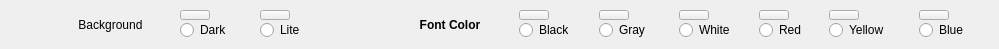
       <widget class="QWidget" name="page_3">
        <widget class="QLabel" name="label_3">
         <property name="geometry">
          <rect>
           <x>360</x>
           <y>10</y>
           <width>30</width>
           <height>30</height>
          </rect>
         </property>
         <property name="minimumSize">
          <size>
           <width>30</width>
           <height>30</height>
          </size>
         </property>
         <property name="maximumSize">
          <size>
           <width>30</width>
           <height>30</height>
          </size>
         </property>
         <property name="text">
          <string/>
         </property>
         <property name="pixmap">
          <pixmap resource="images.qrc">:/icons/images/theme.png</pixmap>
         </property>
         <property name="scaledContents">
          <bool>true</bool>
         </property>
        </widget>
        <widget class="QLabel" name="label">
         <property name="geometry">
          <rect>
           <x>20</x>
           <y>10</y>
           <width>30</width>
           <height>30</height>
          </rect>
         </property>
         <property name="minimumSize">
          <size>
           <width>30</width>
           <height>30</height>
          </size>
         </property>
         <property name="maximumSize">
          <size>
           <width>30</width>
           <height>30</height>
          </size>
         </property>
         <property name="text">
          <string/>
         </property>
         <property name="pixmap">
          <pixmap resource="images.qrc">:/icons/images/theme.png</pixmap>
         </property>
         <property name="scaledContents">
          <bool>true</bool>
         </property>
        </widget>
        <widget class="QLabel" name="label_4">
         <property name="geometry">
          <rect>
           <x>400</x>
           <y>10</y>
           <width>100</width>
           <height>30</height>
          </rect>
         </property>
         <property name="minimumSize">
          <size>
           <width>100</width>
           <height>30</height>
          </size>
         </property>
         <property name="maximumSize">
          <size>
           <width>100</width>
           <height>30</height>
          </size>
         </property>
         <property name="font">
          <font>
           <weight>75</weight>
           <italic>false</italic>
           <bold>true</bold>
          </font>
         </property>
         <property name="text">
          <string>Font Color</string>
         </property>
         <property name="alignment">
          <set>Qt::AlignCenter</set>
         </property>
        </widget>
        <widget class="QLabel" name="label_2">
         <property name="geometry">
          <rect>
           <x>60</x>
           <y>10</y>
           <width>101</width>
           <height>30</height>
          </rect>
         </property>
         <property name="minimumSize">
          <size>
           <width>101</width>
           <height>30</height>
          </size>
         </property>
         <property name="maximumSize">
          <size>
           <width>101</width>
           <height>30</height>
          </size>
         </property>
         <property name="text">
          <string>Background</string>
         </property>
         <property name="alignment">
          <set>Qt::AlignCenter</set>
         </property>
        </widget>
        <widget class="QWidget" name="widget_5" native="true">
         <property name="geometry">
          <rect>
           <x>509</x>
           <y>10</y>
           <width>481</width>
           <height>30</height>
          </rect>
         </property>
         <widget class="QRadioButton" name="radioButtonFontGray">
          <property name="geometry">
           <rect>
            <x>90</x>
            <y>10</y>
            <width>71</width>
            <height>20</height>
           </rect>
          </property>
          <property name="text">
           <string>Gray</string>
          </property>
         </widget>
         <widget class="QRadioButton" name="radioButtonFontBlack">
          <property name="geometry">
           <rect>
            <x>10</x>
            <y>10</y>
            <width>71</width>
            <height>20</height>
           </rect>
          </property>
          <property name="text">
           <string>Black</string>
          </property>
         </widget>
         <widget class="QRadioButton" name="radioButtonFontWhite">
          <property name="geometry">
           <rect>
            <x>170</x>
            <y>10</y>
            <width>71</width>
            <height>20</height>
           </rect>
          </property>
          <property name="text">
           <string>White</string>
          </property>
         </widget>
         <widget class="QRadioButton" name="radioButtonFontRed">
          <property name="geometry">
           <rect>
            <x>250</x>
            <y>10</y>
            <width>61</width>
            <height>20</height>
           </rect>
          </property>
          <property name="text">
           <string>Red</string>
          </property>
         </widget>
         <widget class="QRadioButton" name="radioButtonFontBlue">
          <property name="geometry">
           <rect>
            <x>410</x>
            <y>10</y>
            <width>71</width>
            <height>20</height>
           </rect>
          </property>
          <property name="text">
           <string>Blue</string>
          </property>
         </widget>
         <widget class="QRadioButton" name="radioButtonFontYellow">
          <property name="geometry">
           <rect>
            <x>320</x>
            <y>10</y>
            <width>81</width>
            <height>20</height>
           </rect>
          </property>
          <property name="text">
           <string>Yellow</string>
          </property>
         </widget>
         <widget class="QPushButton" name="btn_theme_text_black">
          <property name="geometry">
           <rect>
            <x>10</x>
            <y>0</y>
            <width>30</width>
            <height>10</height>
           </rect>
          </property>
          <property name="minimumSize">
           <size>
            <width>30</width>
            <height>10</height>
           </size>
          </property>
          <property name="maximumSize">
           <size>
            <width>30</width>
            <height>10</height>
           </size>
          </property>
          <property name="sizeIncrement">
           <size>
            <width>30</width>
            <height>30</height>
           </size>
          </property>
          <property name="text">
           <string/>
          </property>
          <property name="iconSize">
           <size>
            <width>30</width>
            <height>30</height>
           </size>
          </property>
         </widget>
         <widget class="QPushButton" name="btn_theme_text_gray">
          <property name="geometry">
           <rect>
            <x>90</x>
            <y>0</y>
            <width>30</width>
            <height>10</height>
           </rect>
          </property>
          <property name="minimumSize">
           <size>
            <width>30</width>
            <height>10</height>
           </size>
          </property>
          <property name="maximumSize">
           <size>
            <width>30</width>
            <height>10</height>
           </size>
          </property>
          <property name="sizeIncrement">
           <size>
            <width>30</width>
            <height>30</height>
           </size>
          </property>
          <property name="text">
           <string/>
          </property>
          <property name="iconSize">
           <size>
            <width>30</width>
            <height>30</height>
           </size>
          </property>
         </widget>
         <widget class="QPushButton" name="btn_theme_text_green">
          <property name="geometry">
           <rect>
            <x>170</x>
            <y>0</y>
            <width>30</width>
            <height>10</height>
           </rect>
          </property>
          <property name="minimumSize">
           <size>
            <width>30</width>
            <height>10</height>
           </size>
          </property>
          <property name="maximumSize">
           <size>
            <width>30</width>
            <height>10</height>
           </size>
          </property>
          <property name="sizeIncrement">
           <size>
            <width>30</width>
            <height>30</height>
           </size>
          </property>
          <property name="text">
           <string/>
          </property>
          <property name="iconSize">
           <size>
            <width>30</width>
            <height>30</height>
           </size>
          </property>
         </widget>
         <widget class="QPushButton" name="btn_theme_text_red">
          <property name="geometry">
           <rect>
            <x>250</x>
            <y>0</y>
            <width>30</width>
            <height>10</height>
           </rect>
          </property>
          <property name="minimumSize">
           <size>
            <width>30</width>
            <height>10</height>
           </size>
          </property>
          <property name="maximumSize">
           <size>
            <width>30</width>
            <height>10</height>
           </size>
          </property>
          <property name="sizeIncrement">
           <size>
            <width>30</width>
            <height>30</height>
           </size>
          </property>
          <property name="text">
           <string/>
          </property>
          <property name="iconSize">
           <size>
            <width>30</width>
            <height>30</height>
           </size>
          </property>
         </widget>
         <widget class="QPushButton" name="btn_theme_text_yello">
          <property name="geometry">
           <rect>
            <x>320</x>
            <y>0</y>
            <width>30</width>
            <height>10</height>
           </rect>
          </property>
          <property name="minimumSize">
           <size>
            <width>30</width>
            <height>10</height>
           </size>
          </property>
          <property name="maximumSize">
           <size>
            <width>30</width>
            <height>10</height>
           </size>
          </property>
          <property name="sizeIncrement">
           <size>
            <width>30</width>
            <height>30</height>
           </size>
          </property>
          <property name="text">
           <string/>
          </property>
          <property name="iconSize">
           <size>
            <width>30</width>
            <height>30</height>
           </size>
          </property>
         </widget>
         <widget class="QPushButton" name="btn_theme_text_blue">
          <property name="geometry">
           <rect>
            <x>410</x>
            <y>0</y>
            <width>30</width>
            <height>10</height>
           </rect>
          </property>
          <property name="minimumSize">
           <size>
            <width>30</width>
            <height>10</height>
           </size>
          </property>
          <property name="maximumSize">
           <size>
            <width>30</width>
            <height>10</height>
           </size>
          </property>
          <property name="sizeIncrement">
           <size>
            <width>30</width>
            <height>30</height>
           </size>
          </property>
          <property name="text">
           <string/>
          </property>
          <property name="iconSize">
           <size>
            <width>30</width>
            <height>30</height>
           </size>
          </property>
         </widget>
        </widget>
        <widget class="QWidget" name="widget_6" native="true">
         <property name="geometry">
          <rect>
           <x>180</x>
           <y>10</y>
           <width>151</width>
           <height>30</height>
          </rect>
         </property>
         <widget class="QRadioButton" name="radioButtonThemeLite">
          <property name="geometry">
           <rect>
            <x>80</x>
            <y>10</y>
            <width>71</width>
            <height>20</height>
           </rect>
          </property>
          <property name="text">
           <string>Lite</string>
          </property>
         </widget>
         <widget class="QRadioButton" name="radioButtonThemeDark">
          <property name="geometry">
           <rect>
            <x>0</x>
            <y>10</y>
            <width>71</width>
            <height>20</height>
           </rect>
          </property>
          <property name="text">
           <string>Dark</string>
          </property>
         </widget>
         <widget class="QPushButton" name="btn_theme_dark">
          <property name="geometry">
           <rect>
            <x>0</x>
            <y>0</y>
            <width>30</width>
            <height>10</height>
           </rect>
          </property>
          <property name="minimumSize">
           <size>
            <width>30</width>
            <height>10</height>
           </size>
          </property>
          <property name="maximumSize">
           <size>
            <width>30</width>
            <height>10</height>
           </size>
          </property>
          <property name="sizeIncrement">
           <size>
            <width>30</width>
            <height>10</height>
           </size>
          </property>
          <property name="text">
           <string/>
          </property>
          <property name="iconSize">
           <size>
            <width>30</width>
            <height>30</height>
           </size>
          </property>
         </widget>
         <widget class="QPushButton" name="btn_theme_lite">
          <property name="geometry">
           <rect>
            <x>80</x>
            <y>0</y>
            <width>30</width>
            <height>10</height>
           </rect>
          </property>
          <property name="minimumSize">
           <size>
            <width>30</width>
            <height>10</height>
           </size>
          </property>
          <property name="maximumSize">
           <size>
            <width>30</width>
            <height>10</height>
           </size>
          </property>
          <property name="sizeIncrement">
           <size>
            <width>30</width>
            <height>30</height>
           </size>
          </property>
          <property name="text">
           <string/>
          </property>
          <property name="iconSize">
           <size>
            <width>30</width>
            <height>30</height>
           </size>
          </property>
         </widget>
        </widget>
       </widget>
